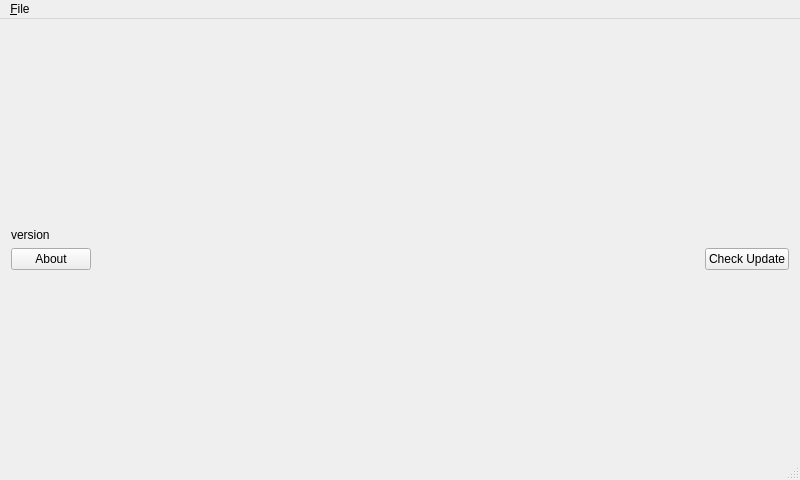
<?xml version="1.0" encoding="UTF-8"?>
<ui version="4.0">
 <class>MainWindow</class>
 <widget class="QMainWindow" name="MainWindow">
  <property name="geometry">
   <rect>
    <x>0</x>
    <y>0</y>
    <width>800</width>
    <height>480</height>
   </rect>
  </property>
  <property name="windowTitle">
   <string>Device Client UI</string>
  </property>
  <widget class="QWidget" name="centralWidget">
   <layout class="QGridLayout" name="gridLayout">
    <item row="1" column="0">
     <layout class="QVBoxLayout" name="verticalLayout">
      <item>
       <widget class="QLabel" name="label">
        <property name="text">
         <string/>
        </property>
        <property name="pixmap">
         <pixmap>:/resources/helloworld-transparent.png</pixmap>
        </property>
        <property name="alignment">
         <set>Qt::AlignCenter</set>
        </property>
       </widget>
      </item>
      <item>
       <spacer name="verticalSpacer">
        <property name="orientation">
         <enum>Qt::Vertical</enum>
        </property>
        <property name="sizeHint" stdset="0">
         <size>
          <width>20</width>
          <height>40</height>
         </size>
        </property>
       </spacer>
      </item>
      <item>
       <widget class="QLabel" name="versionLabel">
        <property name="text">
         <string>version</string>
        </property>
       </widget>
      </item>
      <item>
       <layout class="QHBoxLayout" name="horizontalLayout">
        <item>
         <widget class="QPushButton" name="aboutButton">
          <property name="text">
           <string>About</string>
          </property>
         </widget>
        </item>
        <item>
         <spacer name="horizontalSpacer">
          <property name="orientation">
           <enum>Qt::Horizontal</enum>
          </property>
          <property name="sizeHint" stdset="0">
           <size>
            <width>40</width>
            <height>20</height>
           </size>
          </property>
         </spacer>
        </item>
        <item>
         <widget class="QPushButton" name="checkUpdateButton">
          <property name="text">
           <string>Check Update</string>
          </property>
         </widget>
        </item>
       </layout>
      </item>
      <item>
       <spacer name="verticalSpacer_4">
        <property name="orientation">
         <enum>Qt::Vertical</enum>
        </property>
        <property name="sizeHint" stdset="0">
         <size>
          <width>20</width>
          <height>40</height>
         </size>
        </property>
       </spacer>
      </item>
     </layout>
    </item>
   </layout>
  </widget>
  <widget class="QMenuBar" name="menuBar">
   <property name="geometry">
    <rect>
     <x>0</x>
     <y>0</y>
     <width>800</width>
     <height>22</height>
    </rect>
   </property>
   <widget class="QMenu" name="menuFile">
    <property name="title">
     <string>&amp;File</string>
    </property>
    <addaction name="actionExit"/>
   </widget>
   <addaction name="menuFile"/>
  </widget>
  <widget class="QStatusBar" name="statusBar"/>
  <action name="actionExit">
   <property name="text">
    <string>E&amp;xit</string>
   </property>
  </action>
 </widget>
 <layoutdefault spacing="6" margin="11"/>
 <resources>
  <include location="resources.qrc"/>
 </resources>
 <connections/>
</ui>
